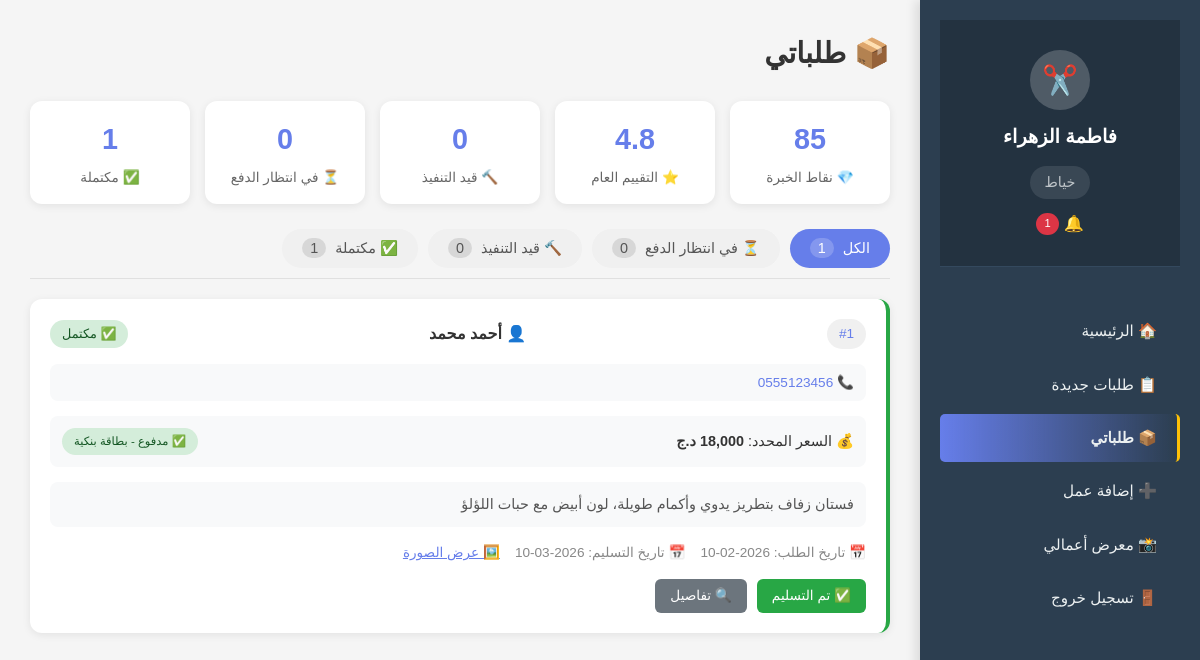
The page /pages/tailor/my_orders.php (signed in) on the database its author committed.
### tables this page shows
CREATE TABLE IF NOT EXISTS `tailor` (
  `tailor_id` int(11) NOT NULL AUTO_INCREMENT,
  `user_id` int(11) NOT NULL,
  `specialization` varchar(100) DEFAULT NULL,
  `category` varchar(50) DEFAULT 'عام',
  `registration_year` int(11) DEFAULT NULL,
  `experience_points` int(11) DEFAULT 0,
  `rating` float DEFAULT 0,
  PRIMARY KEY (`tailor_id`),
  UNIQUE KEY `user_id` (`user_id`),
  CONSTRAINT `tailor_ibfk_1` FOREIGN KEY (`user_id`) REFERENCES `user` (`user_id`) ON DELETE CASCADE
);

CREATE TABLE IF NOT EXISTS `order` (
  `order_id` int(11) NOT NULL AUTO_INCREMENT,
  `customer_id` int(11) NOT NULL,
  `tailor_id` int(11) NOT NULL,
  `order_date` timestamp NOT NULL DEFAULT current_timestamp(),
  `delivery_date` date DEFAULT NULL,
  `design_image` text DEFAULT NULL,
  `description` text DEFAULT NULL,
  `total_price` decimal(10,2) DEFAULT NULL,
  `tailor_price` decimal(10,2) DEFAULT NULL,
  `price_status` enum('pending','quoted','accepted') DEFAULT 'pending',
  `status` varchar(50) DEFAULT 'pending',
  PRIMARY KEY (`order_id`),
  KEY `customer_id` (`customer_id`),
  KEY `tailor_id` (`tailor_id`),
  CONSTRAINT `order_ibfk_1` FOREIGN KEY (`customer_id`) REFERENCES `customer` (`customer_id`) ON DELETE CASCADE,
  CONSTRAINT `order_ibfk_2` FOREIGN KEY (`tailor_id`) REFERENCES `tailor` (`tailor_id`) ON DELETE CASCADE
);

CREATE TABLE IF NOT EXISTS `payment` (
  `payment_id` int(11) NOT NULL AUTO_INCREMENT,
  `order_id` int(11) NOT NULL,
  `payment_method` varchar(50) DEFAULT NULL,
  `amount` decimal(10,2) DEFAULT NULL,
  `status` varchar(50) DEFAULT 'unpaid',
  `payment_date` timestamp NULL DEFAULT NULL,
  PRIMARY KEY (`payment_id`),
  KEY `order_id` (`order_id`),
  CONSTRAINT `payment_ibfk_1` FOREIGN KEY (`order_id`) REFERENCES `order` (`order_id`) ON DELETE CASCADE
);

### includes/notifications.php (called while the page is built, shortened)
<?php
function getUnreadNotificationsCount($user_id) {
    global $pdo;
    $stmt = $pdo->prepare("
        SELECT COUNT(*) as count FROM notifications
        WHERE user_id = ? AND is_read = 0
    ");
    $stmt->execute([$user_id]);
    $result = $stmt->fetch();
    return $result ? $result['count'] : 0;
}
?>

### pages/tailor/my_orders.php (the view, shortened to what this page needs)
<?php
require_once '../../includes/db_connection.php';
require_once '../../includes/notifications.php';
$unread_count = getUnreadNotificationsCount($_SESSION['user_id']);
$stmt = $pdo->prepare("SELECT tailor_id FROM tailor WHERE user_id = ?");
$stmt->execute([$_SESSION['user_id']]);
$tailor_id = $stmt->fetch()['tailor_id'];
$tailor_stats = $pdo->prepare("SELECT experience_points, rating FROM tailor WHERE tailor_id = ?");
$tailor_stats->execute([$tailor_id]);
$tailor_stats = $tailor_stats->fetch();
$orders = $pdo->prepare("
    SELECT o.*, u.full_name as customer_name, u.phone as customer_phone,
           (SELECT COUNT(*) FROM payment WHERE order_id = o.order_id) as has_payment,
           (SELECT payment_method FROM payment WHERE order_id = o.order_id) as payment_method
    FROM `order` o
    JOIN customer c ON o.customer_id = c.customer_id
    JOIN user u ON c.user_id = u.user_id
    WHERE o.tailor_id = ?
    AND (
        (o.price_status = 'quoted' AND o.status = 'pending') OR
        (o.status IN ('in_progress', 'completed'))
    )
    ORDER BY
        CASE
            WHEN o.status = 'in_progress' THEN 1
            WHEN o.status = 'pending' AND (SELECT COUNT(*) FROM payment WHERE order_id = o.order_id) > 0 THEN 2
            WHEN o.status = 'completed' THEN 3
            WHEN o.status = 'pending' THEN 4
            ELSE 5
        END,
        o.order_date DESC
");
$orders->execute([$tailor_id]);
$orders = $orders->fetchAll();
$pending_count = 0;
$in_progress_count = 0;
$completed_count = 0;
foreach ($orders as $order) {
    if ($order['status'] == 'pending') $pending_count++;
    elseif ($order['status'] == 'in_progress') $in_progress_count++;
    elseif ($order['status'] == 'completed') $completed_count++;
}
?>
<!DOCTYPE html>
<html lang="ar" dir="rtl">
<head>
    <link rel="stylesheet" href="../../assets/css/style.css">
</head>
<body>
    <div class="dashboard">
        <div class="sidebar">
            <div class="user-info">
                <div style="width:60px;height:60px;background:rgba(255,255,255,0.2);border-radius:50%;margin:0 auto 12px;display:flex;align-items:center;justify-content:center;font-size:1.8em;">✂️</div>
                <h3><?php echo htmlspecialchars($_SESSION['user_name']); ?></h3>
                <p class="role">خياط</p>
                <div style="margin-top: 12px;">
                    <a href="../notifications.php" style="color: white; text-decoration: none; display: flex; align-items: center; justify-content: center; gap: 5px;">
                        <span>🔔</span>
                        <?php if ($unread_count > 0): ?>
                            <span style="background: #dc3545; border-radius: 50%; padding: 2px 8px; font-size: 0.7em;"><?php echo $unread_count; ?></span>
                        <?php endif; ?>
                    </a>
                </div>
            </div>
            <ul class="nav-menu">
                <li><a href="../dashboard.php">🏠 الرئيسية</a></li>
                <li><a href="view_requests.php">📋 طلبات جديدة</a></li>
                <li><a href="my_orders.php" class="active">📦 طلباتي</a></li>
                <li><a href="add_portfolio.php">➕ إضافة عمل</a></li>
                <li><a href="my_portfolio.php">📸 معرض أعمالي</a></li>
                <li><a href="../logout.php" class="logout-link">🚪 تسجيل خروج</a></li>
            </ul>
        </div>
        <div class="main-content">
            <div class="page-header">
                <h1 class="page-title">📦 طلباتي</h1>
            </div>
            <div class="stats-row">
                <div class="stat-box"><div class="stat-number"><?php echo $tailor_stats['experience_points'] ?? 0; ?></div><div class="stat-label">💎 نقاط الخبرة</div></div>
                <div class="stat-box"><div class="stat-number"><?php echo number_format($tailor_stats['rating'] ?? 0, 1); ?></div><div class="stat-label">⭐ التقييم العام</div></div>
                <div class="stat-box"><div class="stat-number"><?php echo $in_progress_count; ?></div><div class="stat-label">🔨 قيد التنفيذ</div></div>
                <div class="stat-box"><div class="stat-number"><?php echo $pending_count; ?></div><div class="stat-label">⏳ في انتظار الدفع</div></div>
                <div class="stat-box"><div class="stat-number"><?php echo $completed_count; ?></div><div class="stat-label">✅ مكتملة</div></div>
            </div>
            <div class="tabs">
                <div class="tab active" onclick="filterOrders('all')">الكل <span class="count"><?php echo count($orders); ?></span></div>
                <div class="tab" onclick="filterOrders('pending')">⏳ في انتظار الدفع <span class="count"><?php echo $pending_count; ?></span></div>
                <div class="tab" onclick="filterOrders('in_progress')">🔨 قيد التنفيذ <span class="count"><?php echo $in_progress_count; ?></span></div>
                <div class="tab" onclick="filterOrders('completed')">✅ مكتملة <span class="count"><?php echo $completed_count; ?></span></div>
            </div>
            <?php if (count($orders) > 0): ?>
                <div class="orders-list" id="ordersList">
                    <?php foreach ($orders as $order):
                        $stmt = $pdo->prepare("SELECT * FROM payment WHERE order_id = ?");
                        $stmt->execute([$order['order_id']]);
                        $payment = $stmt->fetch();
                    ?>
                        <div class="order-item <?php echo $order['status']; ?>" data-status="<?php echo $order['status']; ?>">
                            <div class="order-header">
                                <span class="order-number">#<?php echo $order['order_id']; ?></span>
                                <span class="customer-name">👤 <?php echo htmlspecialchars($order['customer_name']); ?></span>
                                <span class="order-status status-<?php echo $order['status']; ?>">
                                    <?php
                                    if($order['status']=='pending') echo '⏳ في انتظار الدفع';
                                    elseif($order['status']=='in_progress') echo '🔨 قيد التنفيذ';
                                    elseif($order['status']=='completed') echo '✅ مكتمل';
                                    ?>
                                </span>
                            </div>
                            <div class="customer-contact">
                                📞 <?php echo htmlspecialchars($order['customer_phone'] ?? 'غير متوفر'); ?>
                            </div>
                            <div class="price-info">
                                <span>💰 السعر المحدد: <strong><?php echo number_format($order['tailor_price'], 0); ?> د.ج</strong></span>
                                <?php if ($payment): ?>
                                    <span class="payment-badge payment-paid">✅ مدفوع - <?php echo $payment['payment_method']; ?></span>
                                <?php else: ?>
                                    <span class="payment-badge payment-unpaid">⏳ غير مدفوع</span>
                                <?php endif; ?>
                            </div>
                            <div class="order-description">
                                <?php echo nl2br(htmlspecialchars(mb_substr($order['description'], 0, 150))); ?>
                            </div>
                            <div class="order-meta">
                                <span>📅 تاريخ الطلب: <?php echo date('Y-m-d', strtotime($order['order_date'])); ?></span>
                                <span>📅 تاريخ التسليم: <?php echo $order['delivery_date']; ?></span>
                                <?php if ($order['design_image']): ?>
                                    <span><a href="../../<?php echo $order['design_image']; ?>" target="_blank" style="color:#667eea;">🖼️ عرض الصورة</a></span>
                                <?php endif; ?>
                            </div>
                            <div class="order-actions">
                                <?php if ($order['status'] == 'pending' && $payment): ?>
                                    <a href="update_order.php?id=<?php echo $order['order_id']; ?>" class="btn-sm btn-start">🚀 بدء العمل</a>
                                <?php elseif ($order['status'] == 'in_progress'): ?>
                                    <a href="update_order.php?id=<?php echo $order['order_id']; ?>" class="btn-sm btn-update">🔄 تحديث الحالة</a>
                                <?php elseif ($order['status'] == 'pending' && !$payment): ?>
                                    <span class="btn-sm btn-disabled">⏳ في انتظار الدفع</span>
                                <?php elseif ($order['status'] == 'completed'): ?>
                                    <span class="completed-mark">✅ تم التسليم</span>
                                <?php endif; ?>
                                <a href="order_details.php?id=<?php echo $order['order_id']; ?>" class="btn-sm btn-view">🔍 تفاصيل</a>
                            </div>
                        </div>
                    <?php endforeach; ?>
                </div>
            <?php endif; ?>
        </div>
    </div>
</body>
</html>

### assets/css/style.css (style rules this page uses)
* { margin: 0; padding: 0; box-sizing: border-box; }
body { font-family: 'Tahoma', Arial, sans-serif; line-height: 1.6; background-color: #f5f5f5; color: #333; }
.dashboard { display: flex; min-height: 100vh; }
.sidebar { width: 250px; background: #2c3e50; color: white; padding: 20px; }
.user-info { text-align: center; padding: 20px 0; border-bottom: 1px solid #34495e; margin-bottom: 20px; }
.user-info h3 { margin-bottom: 5px; }
.user-info .role { color: #bdc3c7; font-size: 14px; }
.nav-menu { list-style: none; }
.nav-menu li { margin-bottom: 10px; }
.nav-menu a { display: block; padding: 10px 15px; color: #ecf0f1; text-decoration: none; border-radius: 5px; transition: background 0.3s ease; }
.nav-menu a:hover, .nav-menu a.active { background: #34495e; }
.main-content { flex: 1; padding: 30px; background: #f5f5f5; }
.stat-number { font-size: 2em; font-weight: bold; color: #2c3e50; }

### rows shown on the page
tailor: experience_points "85", rating "4.8"
order: order_id "1", customer_name "أحمد محمد", status "✅ مكتمل", customer_phone "0555123456", tailor_price "18,000", payment.payment_method "بطاقة بنكية", description "فستان زفاف بتطريز يدوي وأكمام طويلة، لون أبيض مع حبات اللؤلؤ", order_date "2026-02-10", delivery_date "2026-03-10"

### other values the page prints
$_SESSION['user_name'] "فاطمة الزهراء"
$unread_count "1"
$in_progress_count "0"
$pending_count "0"
$completed_count "1"
count($orders) "1"
